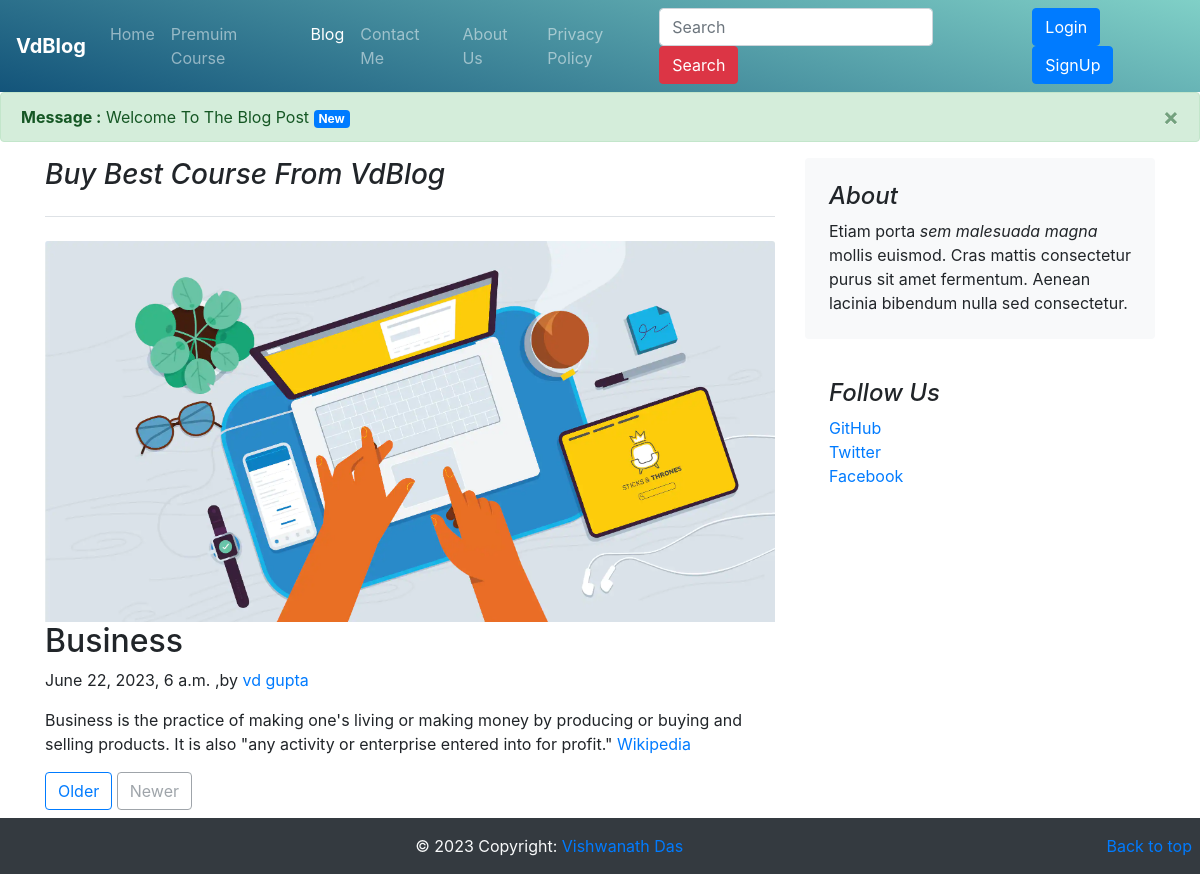
The app's page /blog/business with its own data.
### Blog/models.py (models this page shows, shortened)
class Blog(models.Model):
	sno = models.AutoField(primary_key = True)
	title = models.CharField(max_length = 255)
	content = RichTextField(blank = True , null = True)
	author = models.CharField(max_length = 30)
	img = models.ImageField(upload_to='images/')
	time = models.DateTimeField(blank = True)
	slug = models.CharField(max_length = 255)

### Blog/views.py (the view)
# urls.py: path('<str:slug>', views.blogpost , name= 'blogpost'),
def blogpost(request , slug):
	messages.success(request , "Welcome To The Blog Post")
	allPost = Blog.objects.filter(slug = slug).first()
	context = {'post':allPost}
	return render(request , 'blog/blogPost.html' , context)

### templates/blog/blogPost.html (shortened to what this page needs)
{% extends "base.html" %}
{% block blogactive %} active
{% endblock blogactive %}
{% block body %}
<main role="main" class="container">
  <div class="row">
    <div class="col-md-8 blog-main">
      <h3 class="pb-4 mb-4 font-italic border-bottom">
        Buy Best Course From VdBlog
      </h3>
      <div class="blog-post">
        <img src="{{post.img.url}}" class="card-img-top" alt="{{post.title}">
        <h2 class="blog-post-title">{{post.title}}</h2>
        <p class="my-2 blog-post-meta">{{post.time}} ,by <a href="/about">{{post.author}}</a></p>
        <p>{{post.content |safe}}
      </div>
      <nav class="blog-pagination">
        <a class="btn btn-outline-primary" href="#">Older</a>
        <a class="btn btn-outline-secondary disabled" href="#" tabindex="-1" aria-disabled="true">Newer</a>
      </nav>
    </div>
    <aside class="dk col-md-4 blog-sidebar">
      <div class="p-4 mb-3 bg-light rounded">
        <h4 class="font-italic">About</h4>
        <p class="mb-0">Etiam porta <em>sem malesuada magna</em> mollis euismod. Cras mattis consectetur purus sit amet fermentum. Aenean lacinia bibendum nulla sed consectetur.</p>
      </div>
      <div class="p-4">
        <h4 class="font-italic">Follow Us</h4>
        <ol class="list-unstyled">
          <li><a href="#">GitHub</a></li>
          <li><a href="#">Twitter</a></li>
          <li><a href="#">Facebook</a></li>
        </ol>
      </div>
    </aside>
  </div>
</main>
{% endblock body %}

### records on screen
Blog: img (picture), title "Business", time "June 22, 2023, 6 a.m.", author "vd gupta", content "Business is the practice of making one's living or making money by producing or buying and selling products. It is also \"any activity or enterprise entered into for profit.\" Wikipedia"

### other values on screen
{{ message }} "Welcome To The Blog Post"
